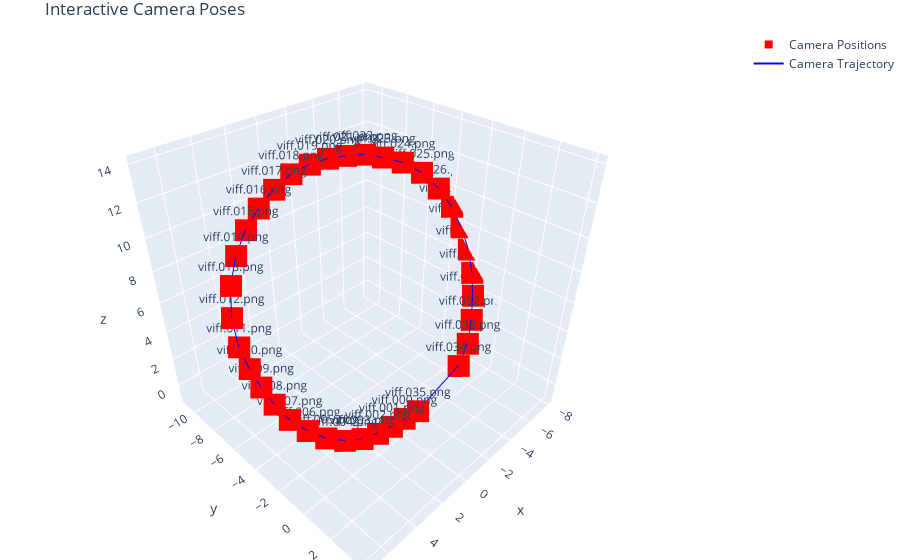
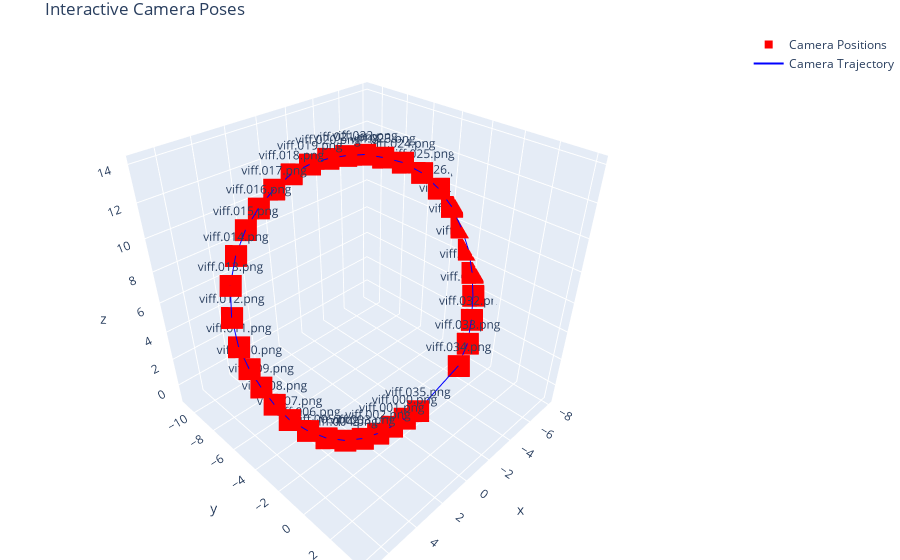
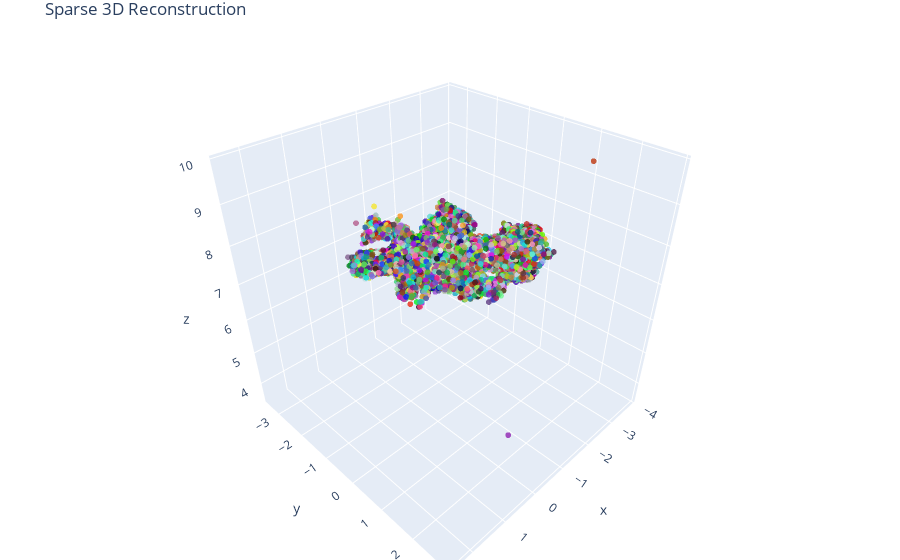

Notebook code for these charts, in order:
### Markdown cell above
# 6. Structure from Motion (SFM)

This cell performs the most important step of reconstructing the 3D structure from 2D image features, including:

1. **Camera Calibration**:
   - Estimates the camera's intrinsic parameters (focal length, principal point)
   - Uses a focal length factor of 1.3 multiplied by the maximum image dimension

2. **Camera Pose Estimation**:
   - Determines the position and orientation of the camera for each image
   - Creates a consistent 3D coordinate system for the reconstruction

3. **Bundle Adjustment**:
   - Refines both camera poses and 3D point positions simultaneously
   - Minimizes reprojection error (the difference between observed and predicted feature locations)

4. **Point Triangulation and Merging**:
   - Calculates 3D point positions by triangulating matched features across multiple images
   - Merges points that are within 0.05 units of each other to reduce redundancy and noise
   - Creates a clean sparse point cloud representing the object's structure

5. **Visualization**:
   - Displays the camera positions in 3D space (the circular pattern shows the object was photographed in a 360° sequence)
   - Creates an interactive visualization of the sparse point cloud

This step establishes the fundamental 3D structure of the object, though with relatively few points. The  sparse point cloud serves as the foundation for the dense reconstruction in the next steps.

### Code cell
# Dictionary to store camera poses for each parameter combination
all_camera_poses = {}

# Estimate camera intrinsics (same for all runs)
sample_img, _ = black_images[0]
image_shape = sample_img.shape
focal_length_factor = config['calibration']['focal_length_factor']
focal_length = focal_length_factor * max(image_shape[0], image_shape[1])
K = estimate_camera_matrix(image_shape, focal_length)
print("Estimated camera matrix:")
print(K)

# Estimate camera poses
camera_poses = estimate_poses_incremental(matches_dict, K)

print(f"Estimated poses for {len(camera_poses)} cameras.")

# Show the interactive plot immediately for this parameter combination
print("Displaying interactive 3D plot...")
plot_interactive_camera_poses(camera_poses)

#Run global pose estimation with triangulation and merging.
if config['sfm']['refine_poses']:
    print("\nRunning bundle adjustment...")
    refined_poses, merged_points, _ = run_global_ba(camera_poses, matches_dict, K, iterations=config['sfm']['iterations'])
    print("Bundle adjustment complete.")
    plot_interactive_camera_poses(refined_poses)

#Manually triangulate points and merge them without bundle adjustment.
else:
    # Triangulate 3D points
    print("\nTriangulating 3D points...")
    points_3d, point_observations = triangulate_all_points(camera_poses, matches_dict, K, min_angle_deg=config['sfm']['min_angle_deg'], max_reproj_error=config['sfm']['max_reproj_error'])

    print(f"Triangulated {len(points_3d)} 3D points.")

    # Merge close points to reduce noise
    merged_points, merged_observations = merge_triangulated_points(points_3d, point_observations, threshold=config['sfm']['merge_threshold'])
    print(f"After merging: {len(merged_points)} 3D points.")

# Visualize sparse point cloud
if len(merged_points) > 0:
    print("\nVisualizing sparse point cloud...")
    points_array = np.array(merged_points)
    
    # Assign random colors for visualization
    np.random.seed(42)  
    colors = np.random.rand(len(points_array), 3)
    
    # Interactive visualization
    plot_interactive_point_cloud(points_array, colors, title="Sparse 3D Reconstruction")

    # Save sparse point cloud
    sparse_cloud_file = os.path.join(output_dir, "/sparse_point_cloud/dinosaur_sparse.ply")
    pcd = o3d.geometry.PointCloud()
    pcd.points = o3d.utility.Vector3dVector(points_array)
    pcd.colors = o3d.utility.Vector3dVector(colors)
    o3d.io.write_point_cloud(sparse_cloud_file, pcd)
    print(f"Saved sparse point cloud to {sparse_cloud_file}")

### Figure 1 — Plotly figure (JSON) as saved in the notebook; plotly's stock layout.template omitted (floating-point values rounded to 4 significant figures)
{"data": [{"marker": {"color": "red", "size": 8, "symbol": "square"}, "mode": "markers+text", "name": "Camera Positions", "text": ["viff.000.png", "viff.001.png", "viff.002.png", "viff.003.png", "viff.004.png", "viff.005.png", "viff.006.png", "viff.007.png", "viff.008.png", "viff.009.png", "viff.010.png", "viff.011.png", "viff.012.png", "viff.013.png", "viff.014.png", "viff.015.png", "viff.016.png", "viff.017.png", "viff.018.png", "viff.019.png", "viff.020.png", "viff.021.png", "viff.022.png", "viff.023.png", "viff.024.png", "viff.025.png", "viff.026.png", "viff.027.png", "viff.028.png", "viff.029.png", "viff.030.png", "viff.031.png", "viff.032.png", "viff.033.png", "viff.034.png", "viff.035.png"], "textposition": "top center", "type": "scatter3d", "x": [0.0, 0.996, 2.012, 3.059, 4.087, 5.037, 5.8, 6.457, 6.843, 7.112, 7.32, 7.435, 7.244, 6.709, 5.864, 4.835, 3.729, 2.559, 1.326, 0.1056, -1.09, -2.218, -3.389, -4.475, -5.614, -6.667, -7.5, -8.046, -8.328, -8.354, -8.066, -7.589, -6.93, -6.034, -4.879, -0.9867], "y": [0.0, -0.04871, -0.1201, -0.2448, -0.4816, -0.8397, -1.319, -1.818, -2.396, -2.935, -3.392, -3.848, -4.419, -4.992, -5.589, -6.101, -6.497, -6.743, -6.908, -6.925, -6.886, -6.735, -6.506, -6.21, -5.776, -5.233, -4.607, -3.959, -3.341, -2.673, -2.044, -1.489, -0.9408, -0.4274, -0.1207, 0.1275], "z": [0.0, 0.07517, 0.2532, 0.5603, 1.046, 1.694, 2.448, 3.345, 4.248, 5.189, 6.195, 7.312, 8.592, 9.827, 10.79, 11.53, 12.1, 12.59, 12.95, 13.07, 13.04, 12.9, 12.68, 12.28, 11.77, 11.0, 9.953, 8.81, 7.573, 6.303, 5.053, 3.876, 2.694, 1.643, 0.7839, -0.02063]}, {"line": {"color": "blue", "width": 2}, "mode": "lines", "name": "Camera Trajectory", "type": "scatter3d", "x": [0.0, 0.996, 2.012, 3.059, 4.087, 5.037, 5.8, 6.457, 6.843, 7.112, 7.32, 7.435, 7.244, 6.709, 5.864, 4.835, 3.729, 2.559, 1.326, 0.1056, -1.09, -2.218, -3.389, -4.475, -5.614, -6.667, -7.5, -8.046, -8.328, -8.354, -8.066, -7.589, -6.93, -6.034, -4.879, -0.9867], "y": [0.0, -0.04871, -0.1201, -0.2448, -0.4816, -0.8397, -1.319, -1.818, -2.396, -2.935, -3.392, -3.848, -4.419, -4.992, -5.589, -6.101, -6.497, -6.743, -6.908, -6.925, -6.886, -6.735, -6.506, -6.21, -5.776, -5.233, -4.607, -3.959, -3.341, -2.673, -2.044, -1.489, -0.9408, -0.4274, -0.1207, 0.1275], "z": [0.0, 0.07517, 0.2532, 0.5603, 1.046, 1.694, 2.448, 3.345, 4.248, 5.189, 6.195, 7.312, 8.592, 9.827, 10.79, 11.53, 12.1, 12.59, 12.95, 13.07, 13.04, 12.9, 12.68, 12.28, 11.77, 11.0, 9.953, 8.81, 7.573, 6.303, 5.053, 3.876, 2.694, 1.643, 0.7839, -0.02063]}], "layout": {"margin": {"b": 0, "l": 0, "r": 0, "t": 30}, "scene": {"aspectmode": "cube", "xaxis": {"range": [-8.354, 7.435]}, "yaxis": {"range": [-11.29, 4.495]}, "zaxis": {"range": [-1.369, 14.42]}}, "title": {"text": "Interactive Camera Poses"}}}

### Figure 2 — Plotly figure (JSON) as saved in the notebook; plotly's stock layout.template omitted (floating-point values rounded to 4 significant figures)
{"data": [{"marker": {"color": "red", "size": 8, "symbol": "square"}, "mode": "markers+text", "name": "Camera Positions", "text": ["viff.000.png", "viff.001.png", "viff.002.png", "viff.003.png", "viff.004.png", "viff.005.png", "viff.006.png", "viff.007.png", "viff.008.png", "viff.009.png", "viff.010.png", "viff.011.png", "viff.012.png", "viff.013.png", "viff.014.png", "viff.015.png", "viff.016.png", "viff.017.png", "viff.018.png", "viff.019.png", "viff.020.png", "viff.021.png", "viff.022.png", "viff.023.png", "viff.024.png", "viff.025.png", "viff.026.png", "viff.027.png", "viff.028.png", "viff.029.png", "viff.030.png", "viff.031.png", "viff.032.png", "viff.033.png", "viff.034.png", "viff.035.png"], "textposition": "top center", "type": "scatter3d", "x": [0.0005097, 0.9964, 2.012, 3.055, 4.084, 5.035, 5.799, 6.467, 6.852, 7.12, 7.335, 7.447, 7.249, 6.731, 5.874, 4.848, 3.733, 2.559, 1.322, 0.09926, -1.094, -2.22, -3.392, -4.478, -5.617, -6.658, -7.491, -8.041, -8.31, -8.348, -8.088, -7.621, -6.933, -6.024, -4.882, -0.9867], "y": [0.001253, -0.04856, -0.1198, -0.2438, -0.4827, -0.8399, -1.32, -1.827, -2.401, -2.946, -3.406, -3.861, -4.427, -5.009, -5.599, -6.116, -6.505, -6.755, -6.904, -6.931, -6.884, -6.741, -6.512, -6.216, -5.781, -5.226, -4.599, -3.96, -3.334, -2.67, -2.05, -1.497, -0.939, -0.4286, -0.1193, 0.1248], "z": [0.007834, 0.07951, 0.257, 0.5728, 1.052, 1.697, 2.448, 3.336, 4.242, 5.184, 6.191, 7.316, 8.597, 9.834, 10.8, 11.54, 12.11, 12.6, 12.95, 13.08, 13.04, 12.9, 12.68, 12.28, 11.77, 11.0, 9.953, 8.81, 7.573, 6.299, 5.041, 3.856, 2.692, 1.652, 0.7787, -0.0199]}, {"line": {"color": "blue", "width": 2}, "mode": "lines", "name": "Camera Trajectory", "type": "scatter3d", "x": [0.0005097, 0.9964, 2.012, 3.055, 4.084, 5.035, 5.799, 6.467, 6.852, 7.12, 7.335, 7.447, 7.249, 6.731, 5.874, 4.848, 3.733, 2.559, 1.322, 0.09926, -1.094, -2.22, -3.392, -4.478, -5.617, -6.658, -7.491, -8.041, -8.31, -8.348, -8.088, -7.621, -6.933, -6.024, -4.882, -0.9867], "y": [0.001253, -0.04856, -0.1198, -0.2438, -0.4827, -0.8399, -1.32, -1.827, -2.401, -2.946, -3.406, -3.861, -4.427, -5.009, -5.599, -6.116, -6.505, -6.755, -6.904, -6.931, -6.884, -6.741, -6.512, -6.216, -5.781, -5.226, -4.599, -3.96, -3.334, -2.67, -2.05, -1.497, -0.939, -0.4286, -0.1193, 0.1248], "z": [0.007834, 0.07951, 0.257, 0.5728, 1.052, 1.697, 2.448, 3.336, 4.242, 5.184, 6.191, 7.316, 8.597, 9.834, 10.8, 11.54, 12.11, 12.6, 12.95, 13.08, 13.04, 12.9, 12.68, 12.28, 11.77, 11.0, 9.953, 8.81, 7.573, 6.299, 5.041, 3.856, 2.692, 1.652, 0.7787, -0.0199]}], "layout": {"margin": {"b": 0, "l": 0, "r": 0, "t": 30}, "scene": {"aspectmode": "cube", "xaxis": {"range": [-8.348, 7.447]}, "yaxis": {"range": [-11.3, 4.495]}, "zaxis": {"range": [-1.37, 14.43]}}, "title": {"text": "Interactive Camera Poses"}}}

### Figure 3 — Plotly figure (JSON) as saved in the notebook; plotly's stock layout.template omitted (floating-point values rounded to 4 significant figures; data arrays with more than 128 entries replaced by an {"elided": "..."} marker saying what was removed)
{"data": [{"marker": {"color": {"elided": "6571 str values"}, "opacity": 0.8, "size": 2}, "mode": "markers", "type": "scatter3d", "x": {"elided": "6571 float values"}, "y": {"elided": "6571 float values"}, "z": {"elided": "6571 float values"}}], "layout": {"margin": {"b": 0, "l": 0, "r": 0, "t": 30}, "scene": {"aspectmode": "cube", "xaxis": {"range": [-4.051, 2.65]}, "yaxis": {"range": [-3.627, 3.074]}, "zaxis": {"range": [3.366, 10.07]}}, "title": {"text": "Sparse 3D Reconstruction"}}}
